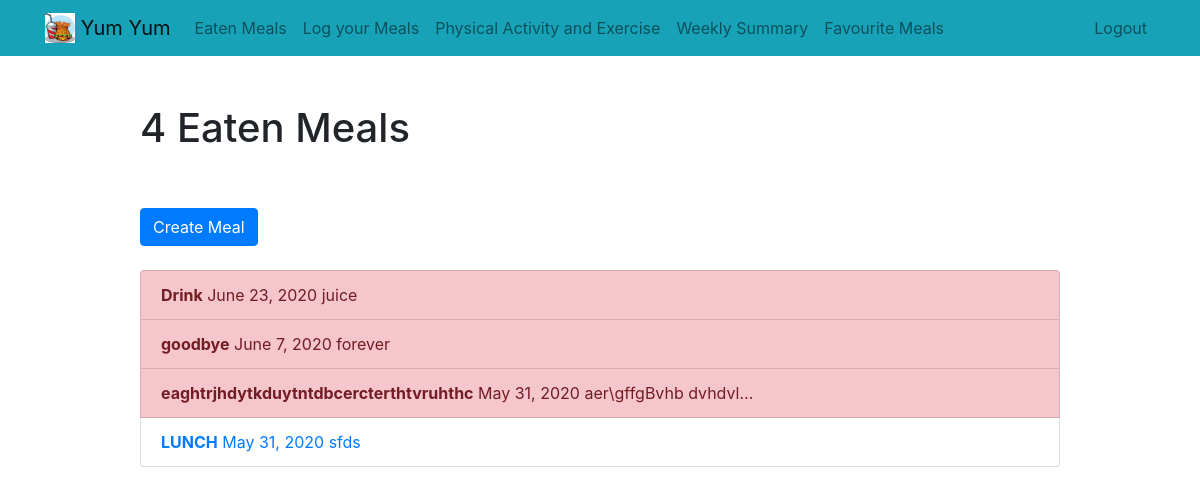
/current/ (signed in), run on an earlier commit of the app's database.
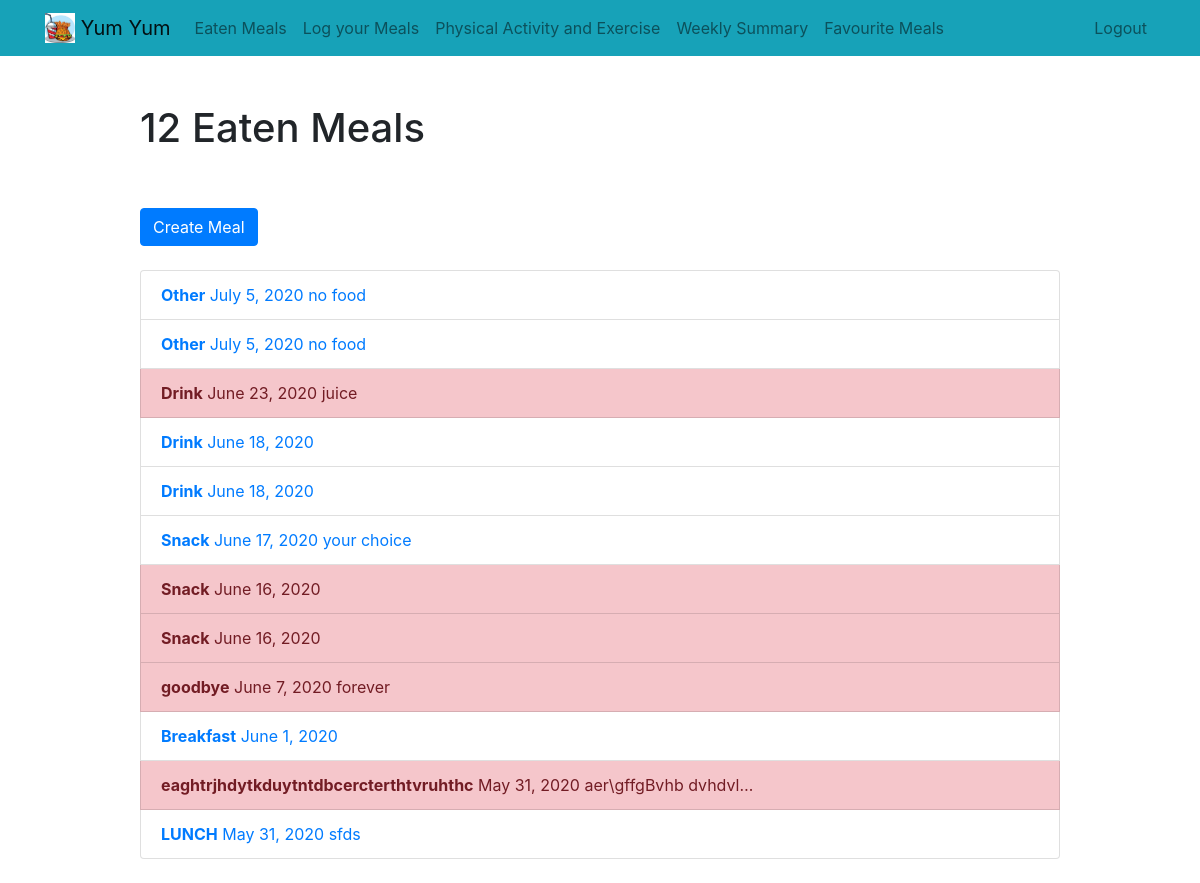
And on a later commit of the database.
### fooddiary/models.py (models this page shows, shortened)
class Meal(models.Model):
    nameOfMeal = models.CharField(max_length=50)
    descriptionOfMeal = models.TextField(max_length=500, blank=True)
    date = models.DateField(auto_now_add=False ,auto_now=False, null=True, blank=True)
    favourite = models.BooleanField(default=False)
    image = models.ImageField(null = True, blank=True )
    user = models.ForeignKey(User, on_delete=models.CASCADE)

### fooddiary/views.py (the view)
# urls.py: path('current/', views.currentmeal, name='currentmeal'),
@login_required
def currentmeal (request):
    meal = Meal.objects.filter(user = request.user).order_by('-date')
    return render(request, 'fooddiary/currenttodos.html', {'meals':meal} )

### fooddiary/templates/fooddiary/currenttodos.html
{% extends "fooddiary/base.html" %}
{% block content %}
    <div class="row justify-content-center mt-5">
        <div class="col-md-10">
            {% if meals %}
                 <h1>{{ meals.count }} Eaten Meal{{ meals.count|pluralize }}</h1>
            {% else %}
                           <h1>Eaten Meals</h1>
            {% endif %}
        </div>
    </div>
    <div class="row justify-content-center mt-5">
        <div class="col-md-10">
        {% if meals %}
            <a role="button" class="btn btn-primary" href="{% url 'createmeal' %}">Create Meal</a>
            <br>
            <br>
            <div class="list-group">
                {% for meal in meals %}
                    <a href="{% url 'viewmeal' meal.id %}" class="list-group-item {% if meal.favourite %} list-group-item-danger {% endif %}"><b>{{ meal.nameOfMeal }}</b>   {{ meal.date }}{% if meal.descriptionOfMeal %}   {{ meal.descriptionOfMeal|truncatechars:20 }} {% endif %}</a>
                {% endfor %}
            </div>
            <br>
        {% else %}
            <div class="text-center">
                <h2>Looks like you don't have any meals.</h2>
            <br>
            <a role="button" class="btn btn-primary" href="{% url 'createmeal' %}">Create Meal</a>
            </div>
        {% endif %}
        </div>
    </div>
{% endblock %}

### fooddiary/templates/fooddiary/base.html (shortened to what this page needs)
{% load static %}
<!doctype html>
<html lang="en">
<head>
    <link rel="stylesheet" href="https://stackpath.bootstrapcdn.com/bootstrap/4.4.1/css/bootstrap.min.css">
</head>
<body>
<nav class="navbar navbar-expand-md navbar-light bg-info">
<div class="container">
    <a class="navbar-brand" href="{% url 'home' %}">
         <img src="{% static 'todo/logo.jpg' %}" width="30" height="30" class="d-inline-block align-top">
        <span>Yum Yum</span>
    </a>
    <div class="collapse navbar-collapse" id="navbarNav">
    {% if user.is_authenticated %}
        <ul class="navbar-nav mr-auto">
                <li class="nav-item {{ current }}">
                    <a class="nav-link" href="{% url 'currentmeal' %}">Eaten Meals</a>
                </li>
                <li class="nav-item {{ create }}">
                    <a class="nav-link" href="{% url 'createmeal' %}">Log your Meals</a>
                </li>
                <li class="nav-item {{ physicalactivity }}">
                    <a class="nav-link" href="{% url 'physicalactivity' %}">Physical Activity and Exercise</a>
                </li>
                <li class="nav-item {{ weekmeal }}">
                    <a class="nav-link" href="{% url 'weekmeal' %}">Weekly Summary</a>
                </li>
                <li class="nav-item {{ favourite }}">
                    <a class="nav-link" href="{% url 'favourite' %}">Favourite Meals </a>
                </li>
        </ul>
    {% endif %}
    <ul class="navbar-nav ml-auto">
            {% if user.is_authenticated %}
                <li class="nav-item">
                    <a href="#" onclick="$('#signOutBtn').click()" class="nav-link">Logout</a>
                </li>
            {% endif %}
        </ul>
    </div>
</div>
</nav>
<div class="container">
{% block content %}{% endblock %}
</div>
</body>
</html>

What changed in the data, as far as the page shows it:
added Meal: nameOfMeal "Other", date "July 5, 2020", descriptionOfMeal "no food"
added Meal: nameOfMeal "Other", date "July 5, 2020", descriptionOfMeal "no food"
added Meal: nameOfMeal "Drink", date "June 18, 2020"
added Meal: nameOfMeal "Drink", date "June 18, 2020"
added Meal: nameOfMeal "Snack", date "June 17, 2020", descriptionOfMeal "your choice"
added Meal: nameOfMeal "Snack", date "June 16, 2020", favourite True (drawn)
added Meal: nameOfMeal "Snack", date "June 16, 2020", favourite True (drawn)
added Meal: nameOfMeal "Breakfast", date "June 1, 2020"
Also different on the page:
{{ meals.count }}: "4" → "12"
